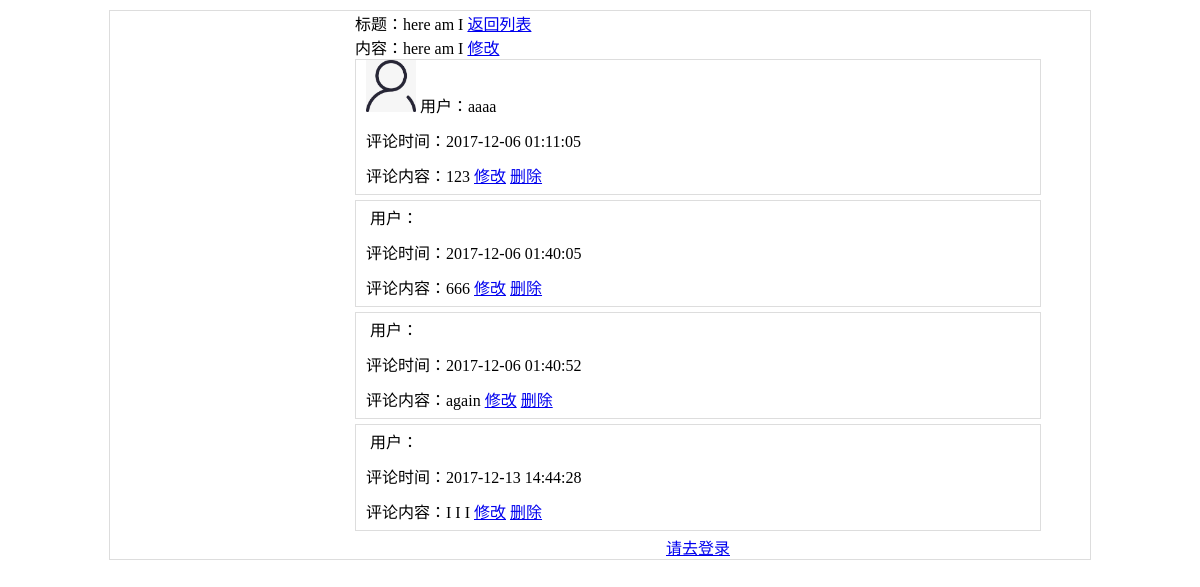
/mymessageboard/postsDetail.php?id=1, run on the app's committed database.
### tables this page shows
CREATE TABLE `topic` (
  `id` int(11) NOT NULL AUTO_INCREMENT,
  `username` varchar(20) DEFAULT NULL,
  `title` varchar(50) DEFAULT NULL,
  `content` text,
  `picture` text,
  `time` datetime DEFAULT NULL,
  PRIMARY KEY (`id`)
);

CREATE TABLE `comment` (
  `id` int(10) unsigned NOT NULL AUTO_INCREMENT,
  `username` varchar(20) NOT NULL,
  `topicid` int(10) unsigned NOT NULL,
  `content` text NOT NULL,
  `time` datetime NOT NULL,
  PRIMARY KEY (`id`)
);

CREATE TABLE `user` (
  `name` varchar(20) DEFAULT NULL,
  `password` char(32) DEFAULT NULL,
  `hsculpture` varchar(255) DEFAULT NULL
);

### mymessageboard/postsDetail.php (the view, shortened to what this page needs)
<?php
$connect = mysqli_connect( 'localhost', 'root', 'admin', 'myrenwusi' );
if(!empty($_REQUEST['id']))
{
	function getUserInfo($username = 0 )
	{
		global $connect;
		$selet=" SELECT * FROM myrenwusi.user where name = '".$username."'";
		$userSql = $selet;
		$result = mysqli_query($connect, $userSql);
		$userInfo = mysqli_fetch_assoc($result);
		return $userInfo;
	}
	$querySql = " SELECT * FROM myrenwusi.topic where id = {$_REQUEST['id']}; ";
	$result = mysqli_query($connect, $querySql);
	$postsDetail = mysqli_fetch_assoc($result);
	if(!empty($postsDetail['username']))
	{
		$postsDetail['userInfo'] = getUserInfo($postsDetail['username']);
	}
	$querySql = " SELECT * FROM myrenwusi.comment where topicid = {$postsDetail['id']}; ";
	$result = mysqli_query($connect, $querySql);
	$commentList = array();
	while($comment = mysqli_fetch_assoc($result))
	{
		if(!empty($comment['username']))
		{
			$comment['userInfo'] = getUserInfo($comment['username']);
		}
		$commentList[] = $comment;
	}
	$postsDetail['commentList'] = $commentList;
}
?>
<!DOCTYPE html>
<html lang="en">
<head>
</head>
<body>
	<div class="postsInfo">
		<div class="userinfo">
			<div class="img">
			</div>
		</div>
		<div class="postsDetail">
			<div class="title">
				标题：<?php echo $postsDetail['title']; ?>
				<a href="postsList.php">返回列表</a>
			</div>
			<div class="content">
				内容：<?php echo $postsDetail['content']; ?>
				<a href="<?php  echo "changetc.php?id=".$_REQUEST['id']."&&author=".$postsDetail['userInfo']['name']?>">修改</a>
			</div>
		</div>
		<div class="comment">
			<div class="comment-list">
				<?php foreach ($postsDetail['commentList'] as $key => $value): ?>
					<div class="comment-item">
						<div class="commentList-userInfo">
							<img src="<?php echo $value['userInfo']['hsculpture']; ?>" alt="" width="50px;">
							用户：<?php echo $value['userInfo']['name']; ?>
						</div>
						<div class="commentList-createTime">
							评论时间：<?php echo $value['time']; ?>
						</div>
						<div class="commentList-content">
							评论内容：<?php echo $value['content']; ?>
							<a href="<?php  echo "changecm.php?tpid=".$_REQUEST['id']."&&id=".$value['id']."&&author=".$value['userInfo']['name']?>">修改</a>
							<a href="<?php  echo "deletecm.php?tpid=".$_REQUEST['id']."&&id=".$value['id']."&&author=".$value['userInfo']['name']?>">删除</a>
						</div>
					</div>
				<?php endforeach ?>
			</div>
			<div class="comment-add">
				<?php if(empty($_SESSION['userInfo'])){ ?>
					<a href="login.php">请去登录</a>
				<?php } ?>
			</div>
		</div>
	</div>
</body>
</html>

### mymessageboard/postsDetail.php (style rules this page uses)
.postsInfo { border: 1px solid #dddddd; width: 980px; margin: 10px auto; }
.userinfo { width: 25%; text-align: center; float: left; }
.postsDetail { width: 75%; float: right; }
.comment { clear: both; width: 70%; margin-left: 25%; }
.comment-add { text-align: center; }
.comment-item { border: 1px solid #dddddd; margin-top: 5px; margin-bottom:4px; }
.comment-item div { line-height: 35px; padding-left: 10px; }

### data on the page
topic: title "here am I", content "here am I"
comment: user.hsculpture (picture), time "2017-12-06 01:11:05", content "123"
user: name "aaaa"
comment: time "2017-12-06 01:40:05", content "666"
comment: time "2017-12-06 01:40:52", content "again"
comment: time "2017-12-13 14:44:28", content "I I I"
